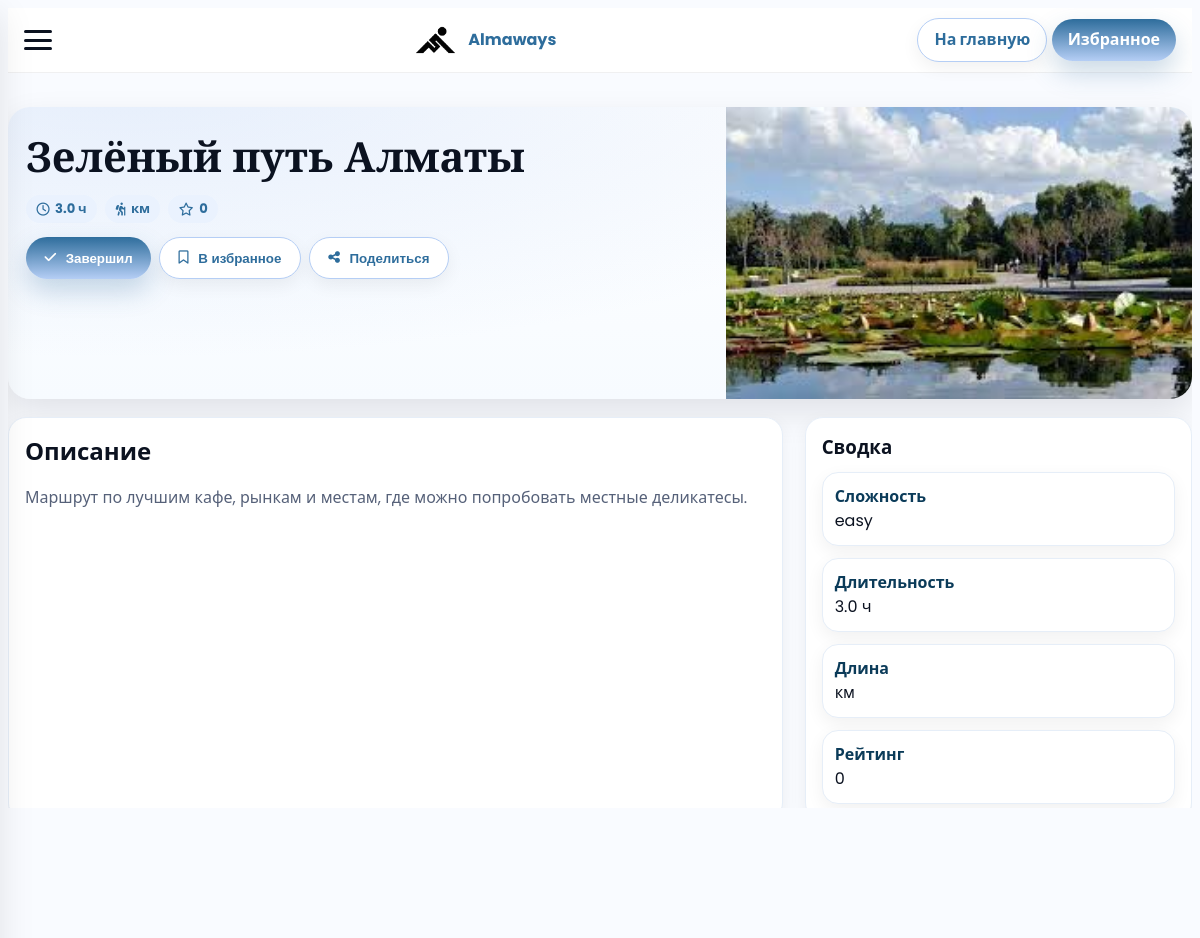
/cul/2, run on the app's committed database.
### data/user.py (models this page shows)
class Route(SqlAlchemyBase):
    __tablename__ = 'routes'
    id = sqlalchemy.Column(sqlalchemy.Integer, primary_key=True, unique=True)
    route_key = sqlalchemy.Column(sqlalchemy.String, nullable=False, unique=True)
    title = sqlalchemy.Column(sqlalchemy.String, nullable=False)
    short_description = sqlalchemy.Column(sqlalchemy.String, nullable=True)   # NEW
    description = sqlalchemy.Column(sqlalchemy.Text, nullable=True)           # (было description — оставляем)
    image_url = sqlalchemy.Column(sqlalchemy.String, nullable=True)
    duration = sqlalchemy.Column(sqlalchemy.Float, nullable=True)             # часы
    difficulty = sqlalchemy.Column(sqlalchemy.String, nullable=True)
    map_embed = sqlalchemy.Column(sqlalchemy.Text, nullable=True)
    is_published = sqlalchemy.Column(sqlalchemy.Boolean, default=True, nullable=False)

### backend.py (the view, shortened to what this page needs)
@app.route('/cul/<int:route_id>')
def cul_dynamic(route_id):
    db_sess = db_session.create_session()
    route = db_sess.get(Route, route_id)
    db_sess.close()
    return render_template("cul/route_detail.html", route=route, current_user=current_user)

### data/db_session.py (called while the page is built)
def create_session() -> Session:
    global __factory
    return __factory()

### templates/cul/route_detail.html (shortened to what this page needs)
<!DOCTYPE html>
<html lang="ru">
<head>
  <link rel="stylesheet" href="https://cdnjs.cloudflare.com/ajax/libs/font-awesome/6.5.2/css/all.min.css"/>
</head>
<body>
<header class="header">
  <div class="burger-menu" id="burger-menu"><span></span><span></span><span></span></div>
  <div class="brand">
    <img src="{{ url_for('static', filename='img/logo.png') }}" alt="Logo"/>
    <strong>Almaways</strong>
  </div>
  <div class="hidden sm:flex items-center gap-2">
    <a href="{{ url_for('index') }}" class="btn ghost" style="padding:.55rem 1rem">На главную</a>
    <a href="{{ url_for('favourites') }}" class="btn" style="padding:.55rem 1rem">Избранное</a>
  </div>
</header>
<main class="container" style="padding:18px 0 28px">
  <section class="hero">
    <div class="hero-inner">
      <div class="hero-info">
        <h1 class="hero-title">{{ route.title or route.name }}</h1>
        <div class="hero-meta">
          {% set dur = route.duration or route.duration_hours %}
          {% if dur %}<span class="chip"><i class="fa-regular fa-clock"></i> {{ dur }} ч</span>{% endif %}
          {% if route.length_km is not none or route.length is not none %}
            <span class="chip"><i class="fa-solid fa-person-hiking"></i> {{ route.length_km or route.length }} км</span>
          {% endif %}
          <span class="chip"><i class="fa-regular fa-star"></i> {{ (route.rating or route.popularity or 0)|round(1) }}</span>
        </div>
        <div style="display:flex;gap:8px;flex-wrap:wrap;margin-top:14px">
          <button id="btn-completed" class="btn"><i class="fa-solid fa-check"></i> Завершил</button>
          <button id="btn-fav" class="btn ghost"><i class="fa-regular fa-bookmark"></i> В избранное</button>
          <button id="btn-share" class="btn ghost"><i class="fa-solid fa-share-nodes"></i> Поделиться</button>
        </div>
      </div>
      <div class="hero-cover">
        <img src="{{ route.image_url or route.img or url_for('static', filename='img/placeholder.jpg') }}"
             alt="{{ route.title or route.name }}"
             onerror="this.src='{{ url_for('static', filename='img/placeholder.jpg') }}'">
      </div>
    </div>
  </section>
  <section class="grid">
    <article class="card">
      <h2 style="margin:0 0 10px">Описание</h2>
      {% if route.short_description %}<p style="color:#566179">{{ route.short_description }}</p>{% endif %}
    </article>
    <aside class="card sticky">
      <h3 style="margin:0 0 10px">Сводка</h3>
      <div class="steps">
        <div class="step"><div style="font-weight:800;color:#0b3b59">Сложность</div><div>{{ route.difficulty or '—' }}</div></div>
        <div class="step"><div style="font-weight:800;color:#0b3b59">Длительность</div><div>{{ dur ~ ' ч' if dur else '—' }}</div></div>
        <div class="step"><div style="font-weight:800;color:#0b3b59">Длина</div><div>{{ (route.length_km or route.length) ~ ' км' if (route.length_km is not none or route.length is not none) else '—' }}</div></div>
        <div class="step"><div style="font-weight:800;color:#0b3b59">Рейтинг</div><div>{{ (route.rating or route.popularity or 0)|round(1) }}</div></div>
      </div>
    </aside>
  </section>
  <section class="card" style="margin-top:12px">
    <h3 style="margin:0 0 10px">Похожие</h3>
  </section>
</main>
</body>
</html>

### templates/cul/route_detail.html (style rules this page uses)
:root { --bg:#F9FBFF; --panel:#FFFFFF; --ink:#0B1220; --muted:#566179; --primary:#B5CEF5; --secondary:#2E6D9C; --ring:#B5CEF5; --r-s:12px; --r-m:16px; --r-l:22px; --pill:999px; --s-s:0 6px 18px rgba(2,6,23,.06); --s-m:0 14px 34px rgba(2,6,23,.10); --s-l:0 24px 64px rgba(46,109,156,.22); }
html,body { height:100%;background:var(--bg);color:var(--ink);font-family:'Poppins',system-ui,sans-serif;line-height:1.5;overflow-x:hidden }
img { display:block;max-width:100%;height:auto }
a { color:var(--secondary);text-decoration:none }
.container { max-width:1200px;margin:0 auto;padding:0 16px }
.header { position:sticky;top:0;z-index:50;height:64px;display:flex;align-items:center;justify-content:space-between;padding:0 16px;background:rgba(255,255,255,.92);backdrop-filter:blur(12px);border-bottom:1px solid rgba(2,6,23,.06) }
.brand { display:flex;align-items:center;gap:10px }
.brand img { height:32px }
.brand strong { color:var(--secondary) }
.burger-menu { width:28px;height:20px;display:flex;flex-direction:column;justify-content:space-between;cursor:pointer }
.burger-menu span { height:3px;background:var(--ink);border-radius:3px;transition:.25s }
.btn { display:inline-flex;align-items:center;gap:.6rem;border:0;border-radius:var(--pill);padding:.78rem 1.15rem;font-weight:800;color:#fff;background:linear-gradient(180deg,var(--secondary),var(--primary));box-shadow:0 12px 26px rgba(46,109,156,.25);transition:.18s }
.btn.ghost { background:#fff;color:var(--secondary);border:1px solid var(--primary);box-shadow:var(--s-s) }
.chip { display:inline-flex;align-items:center;gap:.35rem;border-radius:var(--pill);padding:.25rem .65rem;background:#EAF2FE;color:#2E6D9C;font-weight:700;font-size:.82rem }
.hero { margin:16px 0;border-radius:22px;overflow:hidden;background:radial-gradient(900px 280px at 10% -10%, rgba(181,206,245,.35), transparent),linear-gradient(180deg,#fff,#f7fbff);box-shadow:var(--s-m) }
.hero-inner { display:grid;grid-template-columns:1.2fr .8fr;gap:18px;align-items:stretch }
.hero-cover { position:relative }
.hero-cover img { width:100%;height:100%;object-fit:cover;aspect-ratio:16/10 }
.hero-info { padding:18px }
.hero-title { margin:0;font-family:'Playfair Display',serif;font-size:clamp(1.6rem,3.5vw,2.6rem) }
.hero-meta { display:flex;flex-wrap:wrap;gap:8px;margin-top:8px }
.grid { display:grid;grid-template-columns:2fr 1fr;gap:22px;margin:18px 0 }
.card { background:#fff;border:1px solid #e6eef8;border-radius:18px;box-shadow:var(--s-s);padding:16px }
.sticky { position:sticky;top:86px }
.steps { display:grid;gap:12px }
.step { background:#fff;border:1px solid #e6eef8;border-radius:16px;padding:12px;box-shadow:var(--s-s) }

### data on the page
Route: title "Зелёный путь Алматы", duration "3.0", image_url (picture), short_description "Маршрут по лучшим кафе, рынкам и местам, где можно попробовать местные деликатесы.", difficulty "easy", duration "3.0 ч"

### other printed values
{{ (route.rating or route.popularity or 0)|round(1) }} "0"
